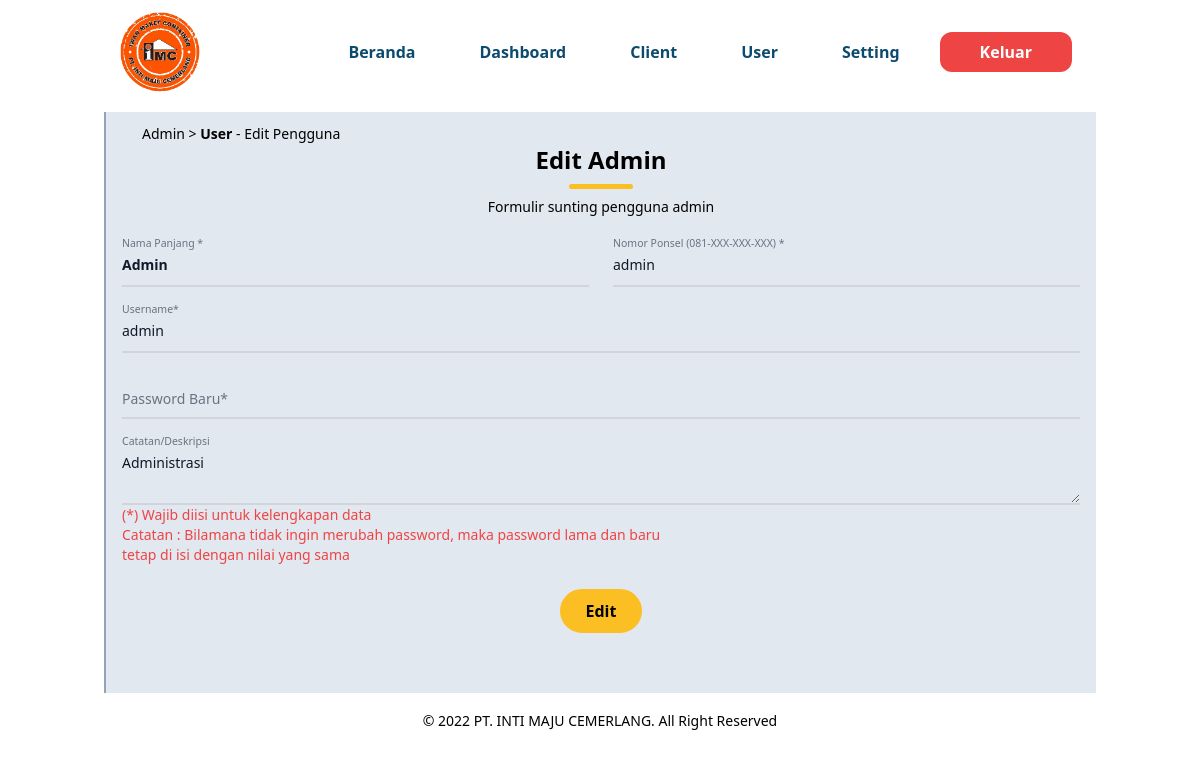
The page /admin/usere.php?id_admin=8 (signed in) on the database its author committed.
### tables this page shows
CREATE TABLE `user` (
  `id_admin` int(11) NOT NULL,
  `kategori` varchar(255) NOT NULL COMMENT 'Kategori Admin (1.Pengelola(ALL) 2.Administrator(NOT-ALL))',
  `nama_admin` varchar(255) NOT NULL COMMENT 'Nama Admin',
  `telepon` varchar(255) NOT NULL COMMENT 'Nomor Ponsel Admin',
  `username_admin` varchar(255) NOT NULL COMMENT 'Nama Pengguna Admin',
  `pass_admin` text NOT NULL COMMENT 'Password Admin',
  `catatan_admin` text NOT NULL COMMENT 'Catatan Admin',
  `log_user` varchar(255) NOT NULL COMMENT 'Rekam Jejak Log-in Admin'
);

### admin/usere.php (the view, shortened to what this page needs)
<?php include 'database/connectiondb.php'; include 'database/important.php'; include 'database/session_false.php';
    $id_user = $_GET['id_admin'];
?>
<!DOCTYPE html>
<html lang="en">
<head>
    <link rel="stylesheet" href="../dist/output.css">
</head>
<body>
    <header class="bg-transparent absolute top-0 left-0 w-full flex items-center z-10 py-3">
        <div class="container">
            <div class="flex items-center justify-between relative">
                <div class="px-4">
                    <a href="#"><img src="../dist/img/logo-pt.png" alt="Logo Kami" width="80" title="PT.Inti Maju Cemerlang"></a>
                </div>
                <div class="flex items-center px-4">
                <nav id="nav-menu" class="hidden absolute py-5 bg-white shadow-lg rounded-lg max-w-[250px] w-full right-4 top-full lg:block lg:static lg:bg-transparent lg:max-w-full lg:shadow-none lg:rounded-none">
                    <ul class="block lg:flex">
                        <li class="group"><a href="../index.php" class="text-base font-semibold text-dark py-2 mx-8 flex group-hover:text-primary transition duration-300 ease-in-out">Beranda</a></li>
                        <li class="group"><a href="dashboard.php" class="text-base font-semibold text-dark py-2 mx-8 flex group-hover:text-primary transition duration-300 ease-in-out">Dashboard</a></li>
                        <li class="group"><a href="clientdm.php" class="text-base font-semibold text-dark py-2 mx-8 flex group-hover:text-primary transition duration-300 ease-in-out">Client</a></li>
                        <li class="group"><a href="" class="text-base font-semibold text-dark py-2 mx-8 flex group-hover:text-primary transition duration-300 ease-in-out">User</a></li>
                        <li class="group"><a href="setting.php" class="text-base font-semibold text-dark py-2 mx-8 flex group-hover:text-primary transition duration-300 ease-in-out">Setting</a></li>
                        <li class="group"><a href="database/logout.php" class="text-base font-semibold text-white rounded-xl py-2 px-10 mx-2 flex bg-red-500 hover:bg-red-700 group-hover:text-gray-200 transition duration-300 ease-in-out">Keluar</a></li>
                    </ul>
                </nav>
                </div>
            </div>
         </div>
    </header>
    <content class="pt-3.5">
        <section class="pt-28 pb-1">
            <div class="container">
                <div class="w-full px-4 pb-10 bg-slate-200 border-l-2 border-slate-400">
                    <div class="px-5 py-3 text-center">
                        <p class="text-sm text-left">Admin > <span class="font-bold">User</span> - Edit Pengguna</p>
                        <h4 class="text-2xl font-bold text-center">Edit Admin</h4>
                        <hr class="w-16 mx-auto mt-2 mb-2 border-b-4 rounded-full border-primary">
                        <p class="text-sm mb-4 text-center">Formulir sunting pengguna admin </p>
                    </div>
                    <?php
                        $query_edit = "SELECT * FROM user WHERE id_admin='$id_user'";
                        $result_edit = mysqli_query($koneksi, $query_edit);
                        $edit = mysqli_fetch_assoc($result_edit);
                    ?>
                    <form action="database/edit.php" method="post" class="">
                        <div class="grid md:grid-cols-2 md:gap-6">
                            <div class="relative z-0 mb-6 w-full group">
                                <input type="text" name="nama" value="<?php echo $edit['nama_admin'] ?>" id="nama" class="block py-2.5 px-0 w-full font-semibold text-sm text-gray-900 bg-transparent border-0 border-b-2 border-gray-300 appearance-none focus:outline-none focus:ring-0 focus:border-blue-600 peer" placeholder=" " required="">
                                <label for="nama" class="peer-focus:font-medium absolute text-sm text-gray-500  duration-300 transform -translate-y-6 scale-75 top-3 -z-10 origin-[0] peer-focus:left-0 peer-focus:text-blue-600 peer-focus:dark:text-blue-500 peer-placeholder-shown:scale-100 peer-placeholder-shown:translate-y-0 peer-focus:scale-75 peer-focus:-translate-y-6">Nama Panjang *</label>
                            </div>
                            <div class="relative z-0 mb-6 w-full group">
                                <input type="tel" name="telepon" value="<?php echo $edit['telepon'] ?>" id="telepon" class="block py-2.5 px-0 w-full text-sm text-gray-900 bg-transparent border-0 border-b-2 border-gray-300 appearance-none focus:outline-none focus:ring-0 focus:border-blue-600 peer" placeholder=" " required="">
                                <label for="telepon" class="peer-focus:font-medium absolute text-sm text-gray-500  duration-300 transform -translate-y-6 scale-75 top-3 -z-10 origin-[0] peer-focus:left-0 peer-focus:text-blue-600 peer-focus:dark:text-blue-500 peer-placeholder-shown:scale-100 peer-placeholder-shown:translate-y-0 peer-focus:scale-75 peer-focus:-translate-y-6">Nomor Ponsel (081-XXX-XXX-XXX) *</label>
                            </div>
                        </div>
                        <div class="relative z-0 mb-6 w-full group">
                            <input type="text" name="username" id="username" value="<?php echo $edit['username_admin'] ?>" class="block py-2.5 px-0 w-full text-sm text-gray-900 bg-transparent border-0 border-b-2 border-gray-300 appearance-none focus:outline-none focus:ring-0 focus:border-blue-600 peer" placeholder=" " required="">
                            <label for="username" class="peer-focus:font-medium absolute text-sm text-gray-500  duration-300 transform -translate-y-6 scale-75 top-3 -z-10 origin-[0] peer-focus:left-0 peer-focus:text-blue-600 peer-focus:dark:text-blue-500 peer-placeholder-shown:scale-100 peer-placeholder-shown:translate-y-0 peer-focus:scale-75 peer-focus:-translate-y-6">Username*</label>
                        </div>
                        <div class="relative z-0 mb-6 w-full group">
                            <input type="password" value="<?php echo NULL?>" name="password_baru" id="password_baru" class="block py-2.5 px-0 w-full text-sm text-gray-900 bg-transparent border-0 border-b-2 border-gray-300 appearance-none focus:outline-none focus:ring-0 focus:border-blue-600 peer" placeholder=" " required="">
                            <label for="password_baru" class="peer-focus:font-medium absolute text-sm text-gray-500  duration-300 transform -translate-y-6 scale-75 top-3 -z-10 origin-[0] peer-focus:left-0 peer-focus:text-blue-600 peer-focus:dark:text-blue-500 peer-placeholder-shown:scale-100 peer-placeholder-shown:translate-y-0 peer-focus:scale-75 peer-focus:-translate-y-6">Password Baru*</label>
                        </div>
                        <div class="relative z-0 mb-6 w-full group">
                            <textarea name="catatan" id="catatan" class="block py-2.5 px-0 w-full text-sm text-gray-900 bg-transparent border-0 border-b-2 border-gray-300 appearance-none focus:outline-none focus:ring-0 focus:border-blue-600 peer" rows="2"><?php echo $edit['catatan_admin'] ?></textarea>
                            <label for="catatan" class="peer-focus:font-medium absolute text-sm text-gray-500  duration-300 transform -translate-y-6 scale-75 top-3 -z-10 origin-[0] peer-focus:left-0 peer-focus:text-blue-600 peer-focus:dark:text-blue-500 peer-placeholder-shown:scale-100 peer-placeholder-shown:translate-y-0 peer-focus:scale-75 peer-focus:-translate-y-6">Catatan/Deskripsi</label>
                            <p class="text-sm text-red-500">(*) Wajib diisi untuk kelengkapan data</p>
                            <p class="text-sm text-red-500">Catatan : Bilamana tidak ingin merubah password, maka password lama dan baru<br>tetap di isi dengan nilai yang sama</p>
                        </div>
                        <div class="w-full text-center mx-auto">
                            <input value="Edit" name="edit_user" type="submit" class="py-2 px-6 font-semibold mb-5 bg-primary border-2 border-primary transition duration-300 hover:shadow-lg hover:opacity-80 rounded-3xl ease-in-out">
                        </div>
                    </form>
                </div>
            </div>
        </section>
    </content>
    <footer class="pt-3.5">
        <div class="container">
            <div class="w-full px-4 text-center">
                <h5 class="text-sm">&copy <?php echo date('Y'); ?> PT. INTI MAJU CEMERLANG. All Right Reserved</h5>
            </div>
        </div>
    </footer>
</body>
</html>

### rows shown on the page
user: nama "Admin", telepon "admin", username "admin", catatan "Administrasi"
